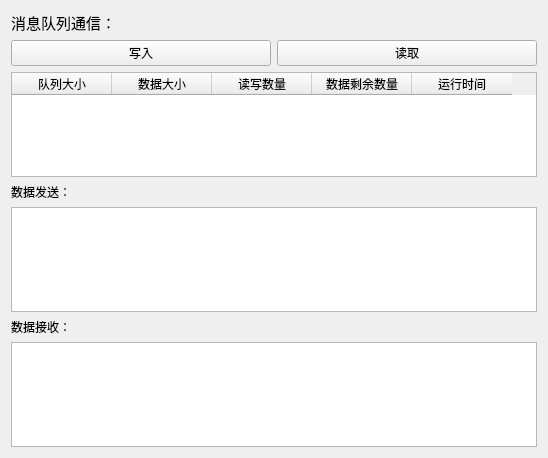
<?xml version="1.0" encoding="UTF-8"?>
<ui version="4.0">
 <class>MessageQueuesClass</class>
 <widget class="QMainWindow" name="MessageQueuesClass">
  <property name="geometry">
   <rect>
    <x>0</x>
    <y>0</y>
    <width>548</width>
    <height>458</height>
   </rect>
  </property>
  <property name="windowTitle">
   <string>MessageQueues</string>
  </property>
  <widget class="QWidget" name="centralWidget">
   <layout class="QVBoxLayout" name="verticalLayout">
    <item>
     <widget class="QLabel" name="label">
      <property name="font">
       <font>
        <pointsize>11</pointsize>
       </font>
      </property>
      <property name="text">
       <string>消息队列通信：</string>
      </property>
     </widget>
    </item>
    <item>
     <layout class="QHBoxLayout" name="horizontalLayout">
      <item>
       <widget class="QPushButton" name="writeButton">
        <property name="text">
         <string>写入</string>
        </property>
       </widget>
      </item>
      <item>
       <widget class="QPushButton" name="readButton">
        <property name="text">
         <string>读取</string>
        </property>
       </widget>
      </item>
     </layout>
    </item>
    <item>
     <widget class="QTableWidget" name="memoryBlockTable">
      <column>
       <property name="text">
        <string>队列大小</string>
       </property>
       <property name="textAlignment">
        <set>AlignCenter</set>
       </property>
      </column>
      <column>
       <property name="text">
        <string>数据大小</string>
       </property>
       <property name="textAlignment">
        <set>AlignCenter</set>
       </property>
      </column>
      <column>
       <property name="text">
        <string>读写数量</string>
       </property>
       <property name="textAlignment">
        <set>AlignCenter</set>
       </property>
      </column>
      <column>
       <property name="text">
        <string>数据剩余数量</string>
       </property>
       <property name="textAlignment">
        <set>AlignCenter</set>
       </property>
      </column>
      <column>
       <property name="text">
        <string>运行时间</string>
       </property>
       <property name="textAlignment">
        <set>AlignCenter</set>
       </property>
      </column>
     </widget>
    </item>
    <item>
     <widget class="QLabel" name="valueInputLabel">
      <property name="text">
       <string>数据发送：</string>
      </property>
     </widget>
    </item>
    <item>
     <widget class="QPlainTextEdit" name="writePlainTextEdit"/>
    </item>
    <item>
     <widget class="QLabel" name="valueOutputLabel">
      <property name="text">
       <string>数据接收：</string>
      </property>
     </widget>
    </item>
    <item>
     <widget class="QPlainTextEdit" name="readPlainTextEdit"/>
    </item>
   </layout>
  </widget>
 </widget>
 <layoutdefault spacing="6" margin="11"/>
 <resources/>
 <connections/>
</ui>
